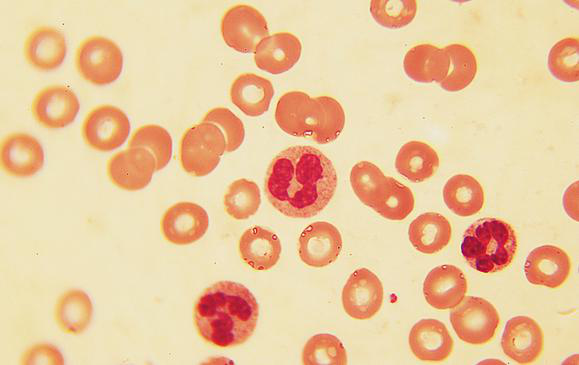
#> input picture lesson11/1.png, 579 x 365 px
$ python Connected.py   (older library calls are emulated)
#> lines starting #> are read from the running program, lines starting #| are printed output that depends on the picture; after the words box and inside, x2 and y2 are one past the last pixel; in counts of white or black regions, pixels touching at a corner belong together
### lesson11/Analysis.py
from moudle import *
def show_analysis(img1):
#    img1=imread('1.png',True)
#    edge=sobel(img1.astype(np.int))
    #阈值操作
    lst=np.array([1]*200+[0]*55)
    img1=lst[img1.astype(np.int32)]
#> img1: shape (365, 579) int64; values 0 (black) and 1 (white), 26.8% white; 59 white regions (20 under 20 px), largest, box (x1, y1, x2, y2) and area: (264, 146, 337, 218) 4059, (194, 280, 259, 347) 3395, (221, 5, 302, 74) 3088
    #填充洞
    binary_fill_holes(img1,output=img1)
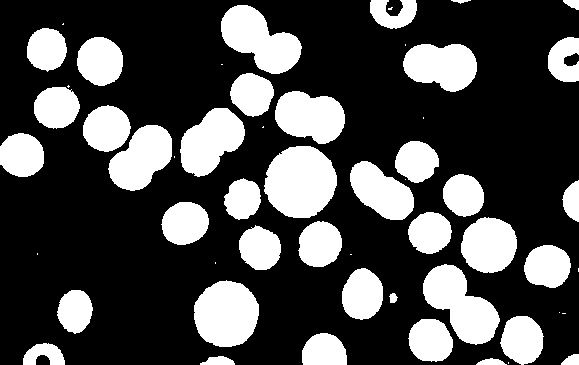
#> img1: shape (365, 579) int64; values 0 (black) and 1 (white), 29.3% white; 55 white regions (16 under 20 px)

    #标记并面积过滤
    img2=img1
    label(img1,generate_binary_structure(2, 1),output=img2)
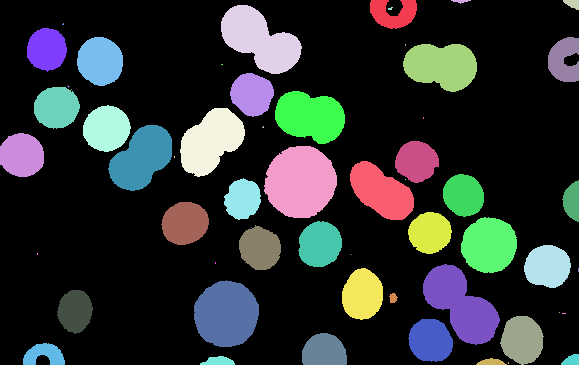
#> img1: shape (365, 579) int64; 58 distinct labels, from 0 to 57; one colour per label, 0 black
    ls= regionprops(img2)
#> ls = 57 regions; largest, box (x1, y1, x2, y2) and area: (264, 146, 337, 218) 4062, (423, 264, 500, 345) 3395, (194, 280, 259, 347) 3395, (221, 5, 302, 74) 3249, (180, 108, 245, 177) 2893
    lst=np.array([0]*(len(ls)+1))
#> lst = 58 values from 0 to 0
    #面积以及偏心率过滤
    for i in ls:
        if i.area<1200: lst[i.label]=0
        else: lst[i.label]=i.label
#> this loop made 57 passes
#> after the loop, lst = 58 values, max 51 at index 51, min 0 at index 0, mean 12.05
    img1=lst[img2.astype(np.int32)]
#> img1: shape (365, 579) int64; 27 distinct labels, from 0 to 51
    #去除了后label还是不变，重新label
    label(img1,generate_binary_structure(2, 1),output=img2)
    return img2
# [10 lines that do not run on import are left out]

### lesson11/Connected.py
# -*- coding: utf-8 -*-
"""
Created on Fri Jan 26 13:39:01 2018

@author: liu
"""
from moudle import *
from Analysis import show_analysis
from skimage.morphology import watershed,h_maxima
from scipy.ndimage import distance_transform_edt,binary_dilation
def show_Connected():
    img1=imread('1.png',True)
    img2 =np.zeros_like(img1).astype(np.int16)
    img2=show_analysis(img1)
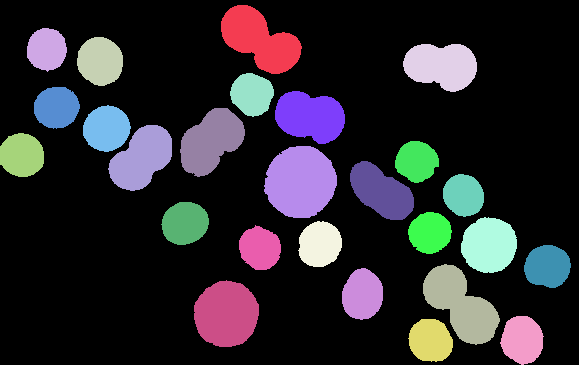
#> img2: shape (365, 579) int64; 27 distinct labels, from 0 to 26; one colour per label, 0 black

    ls= regionprops(img2)
#> ls = 26 regions; largest, box (x1, y1, x2, y2) and area: (264, 146, 337, 218) 4062, (423, 264, 500, 345) 3395, (194, 280, 259, 347) 3395, (221, 5, 302, 74) 3249, (180, 108, 245, 177) 2893
    #偏心率过滤
    lst=np.array([0]*(len(ls)+1))
#> lst = 27 values from 0 to 0
    #面积以及偏心率过滤
    for i in ls:
        if i.eccentricity<0.7 : lst[i.label]=0
        else : lst[i.label]=i.label
#> this loop made 26 passes
#> after the loop, lst = 27 values, max 22 at index 22, min 0 at index 0, mean 2.48
    img1=lst[img2.astype(np.int32)]
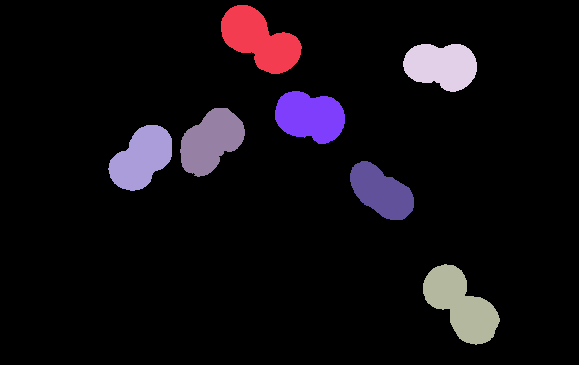
#> img1: shape (365, 579) int64; 8 distinct labels, from 0 to 22; one colour per label, 0 black

    #这里要用copy，否则会跟着变化
    img_temp1=img1.copy()

    #去除了后label还是不变，重新label
    label(img1,generate_binary_structure(2, 2),output=img2)

     #将距离变换图像反转
    lst=[i for i in range(256)]
#> lst = 256 values from 0 to 255
    lst=np.array(lst[::-1])
#> lst = 256 values, max 255 at index 0, min 0 at index 255, mean 127.5
    img2=distance_transform_edt(img2)

    markers=h_maxima(img2,2)
#> markers: shape (365, 579); values 0 (black) and 1 (white), 0.01% white in thin lines or dots, all inside (x1, y1, x2, y2) = (132, 28, 475, 320)
    markers=binary_dilation(markers, structure=generate_binary_structure(2, 2))
#> markers: shape (365, 579) bool; 0.06% white in thin lines or dots, all inside (x1, y1, x2, y2) = (131, 27, 476, 321)
    label(markers,generate_binary_structure(2, 2),img1)
    img2=lst[img2.astype(np.int32)]
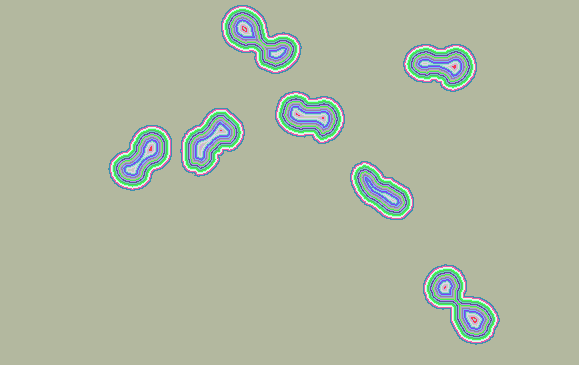
#> img2: shape (365, 579) int64; 23 distinct labels, from 233 to 255; one colour per label, 0 black

    #分水岭
    img2=watershed(img2,img1,watershed_line=True)
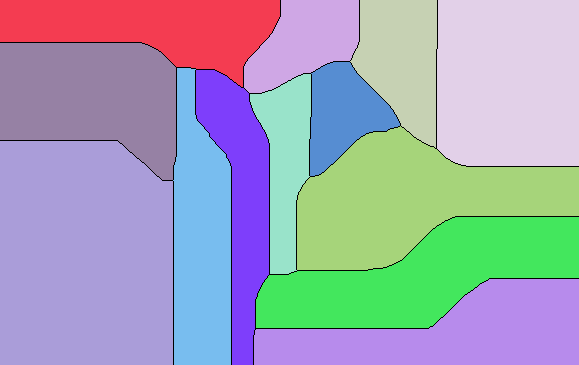
#> img2: shape (365, 579) int64; 14 distinct labels, from 0 to 13; one colour per label, 0 black
    lst=np.array([1]+[0]*254)
    #提取出边界
    edg=lst[img2]
#> edg: shape (365, 579) int64; values 0 (black) and 1 (white), 1.3% white in thin lines or dots

    plt.subplot(121)
    lst=np.array([0]+[1]*254)
    img1=lst[img_temp1]
#> img1: shape (365, 579) int64; values 0 (black) and 1 (white), 9.5% white; 7 white regions, largest, box (x1, y1, x2, y2) and area: (423, 264, 500, 345) 3395, (221, 5, 302, 74) 3249, (180, 108, 245, 177) 2893
    plt.imshow(img1)

    plt.subplot(122)
    img2=edg*img1+img1
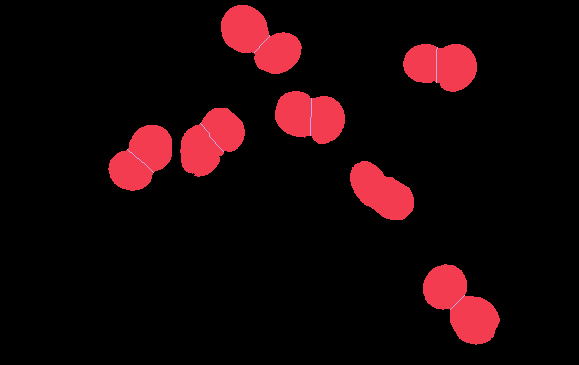
#> img2: shape (365, 579) int64; 3 distinct labels, from 0 to 2; one colour per label, 0 black
    plt.imshow(img2)

    plt.show()

if __name__ == "__main__":
    show_Connected()
